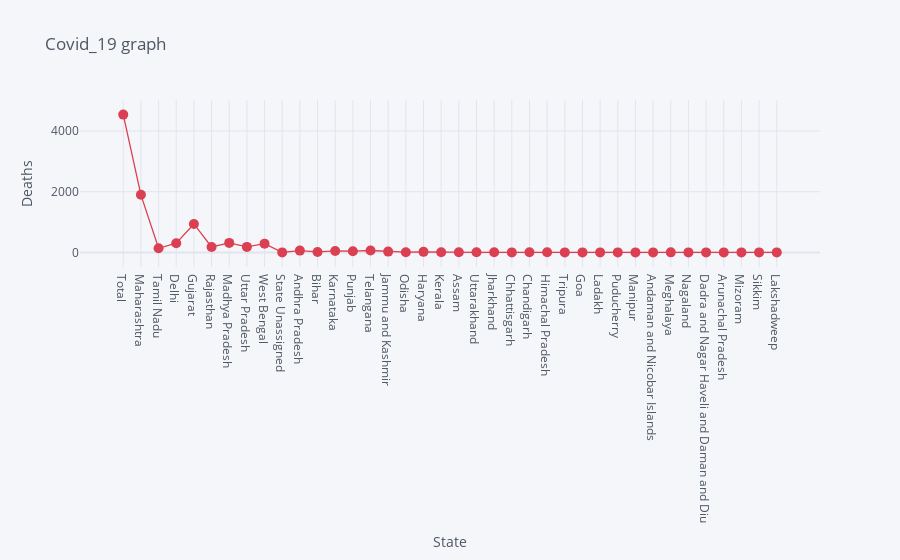

Write notebook code for a chart like this one.
### Markdown cell above
# Deceased per State

### Code cell
df.iplot(kind= 'scatter', x= 'State', y='Deaths', mode= 'markers+lines', title= 'Covid_19 graph', xTitle= 'State', yTitle= 'Deaths', color= 'red', size= 10)

### Figure 1 — Plotly figure (JSON) as saved in the notebook; plotly's stock layout.template omitted (floating-point values rounded to 4 significant figures)
{"data": [{"line": {"color": "rgba(219, 64, 82, 1.0)", "dash": "solid", "shape": "linear", "width": 1.3}, "marker": {"size": 10, "symbol": "circle"}, "mode": "markers+lines", "name": "Deaths", "text": "", "type": "scatter", "x": ["Total", "Maharashtra", "Tamil Nadu", "Delhi", "Gujarat", "Rajasthan", "Madhya Pradesh", "Uttar Pradesh", "West Bengal", "State Unassigned", "Andhra Pradesh", "Bihar", "Karnataka", "Punjab", "Telangana", "Jammu and Kashmir", "Odisha", "Haryana", "Kerala", "Assam", "Uttarakhand", "Jharkhand", "Chhattisgarh", "Chandigarh", "Himachal Pradesh", "Tripura", "Goa", "Ladakh", "Puducherry", "Manipur", "Andaman and Nicobar Islands", "Meghalaya", "Nagaland", "Dadra and Nagar Haveli and Daman and Diu", "Arunachal Pradesh", "Mizoram", "Sikkim", "Lakshadweep"], "y": [4541, 1897, 136, 303, 938, 178, 313, 182, 289, 0, 59, 15, 47, 40, 63, 26, 7, 18, 7, 4, 4, 4, 0, 4, 6, 0, 0, 0, 0, 0, 0, 1, 0, 0, 0, 0, 0, 0]}], "layout": {"legend": {"bgcolor": "#F5F6F9", "font": {"color": "#4D5663"}}, "paper_bgcolor": "#F5F6F9", "plot_bgcolor": "#F5F6F9", "title": {"font": {"color": "#4D5663"}, "text": "Covid_19 graph"}, "xaxis": {"gridcolor": "#E1E5ED", "showgrid": true, "tickfont": {"color": "#4D5663"}, "title": {"font": {"color": "#4D5663"}, "text": "State"}, "zerolinecolor": "#E1E5ED"}, "yaxis": {"gridcolor": "#E1E5ED", "showgrid": true, "tickfont": {"color": "#4D5663"}, "title": {"font": {"color": "#4D5663"}, "text": "Deaths"}, "zerolinecolor": "#E1E5ED"}}}
